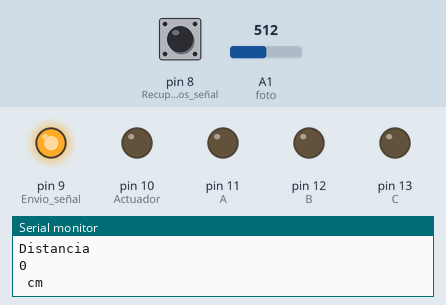
The sketch below on a simulated Arduino Uno, built with avr-gcc and run on an emulated ATmega328P. Parts: output pins drawn as LEDs (lit = HIGH), the last lines printed to the serial monitor. The test bench sets the inputs (shaded band); at power-on: A1 (foto) = 512, pin 8 (Recuperamos_señal) LOW.

Above: at 1.2 s.
1.3 s: A1 (foto) set to 306
At 4.0 s:
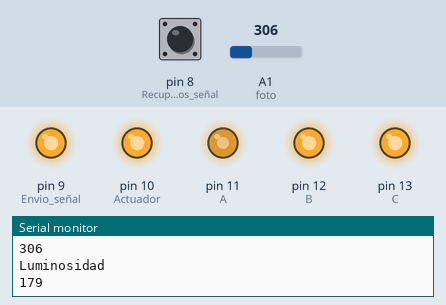
4.5 s: A1 (foto) set to 122
At 6.3 s:
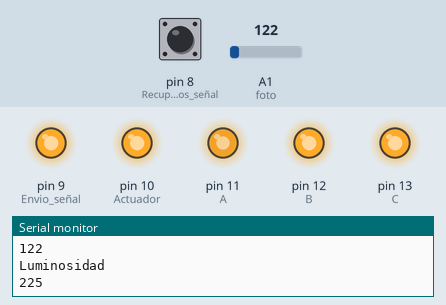
7.5 s: A1 (foto) set to 511
At 9.8 s:
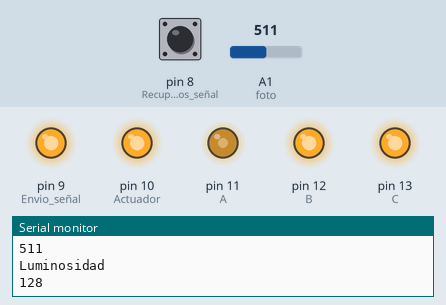
10.5 s: A1 (foto) set to 716
At 13.2 s:
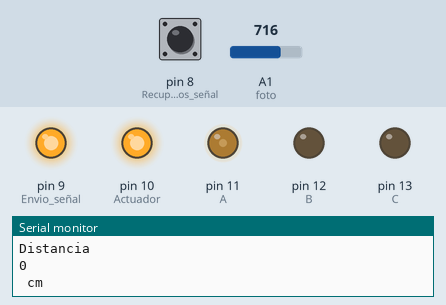
13.5 s: A1 (foto) set to 900
At 15.7 s:
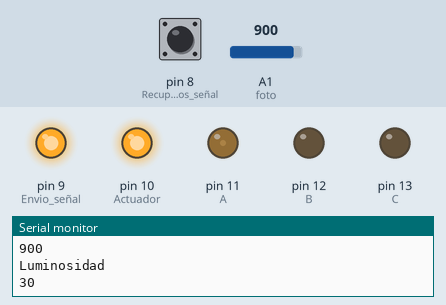
Timing chart, 0 to 17.2 s (numbered marks = the images above; inputs shaded):
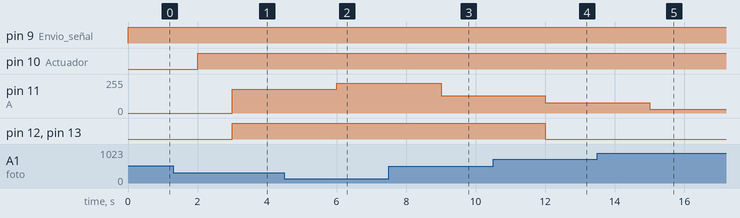

Measured:
- after the input at 1.3 s, pin 11 (A): 0/255 → 179/255 after 1.7 s; pin 12 (B), pin 13 (C): LOW → HIGH after 1.7 s
- after the input at 4.5 s, pin 11 (A): 179/255 → 225/255 after 1.5 s
- after the input at 7.5 s, pin 11 (A): 225/255 → 128/255 after 1.5 s
- after the input at 10.5 s, pin 11 (A): 128/255 → 76/255 after 1.5 s; pin 12 (B), pin 13 (C): HIGH → LOW after 1.5 s
- after the input at 13.5 s, pin 11 (A): 76/255 → 30/255 after 1.5 s

The sketch:

Fotodetection_Proximity.ino
```cpp
int A=11; //Sucesivos Leds//
int B=12;
int C=13;
int foto=1; //Fotoresistencia en el pin analogo A1//
int measure=0;
int light=0;
int distancia;
int tiempo;

void setup()
{
  {
  Serial.begin(9600);
  pinMode(9, OUTPUT); //Envio señal//
  pinMode(8, INPUT); //Recuperamos señal//
  pinMode(10,OUTPUT); //Actuador//
  pinMode(A,OUTPUT); //declaramos los leds como salidas//
  pinMode(B,OUTPUT);
  pinMode(C,OUTPUT);
 }
}

void loop()
{
   {
  digitalWrite(9,LOW);
  delayMicroseconds(5);
  digitalWrite(9, HIGH);
  delayMicroseconds(10);
  tiempo=pulseIn(8, HIGH); //Calcula el tiempo que tarda en llegar el pulso//
  distancia= int(0.017*tiempo); //Calculamos la distancia//
  Serial.println("Distancia ");
  Serial.println(distancia);
  Serial.println(" cm");
  delay(1000);
  {
    if (distancia < 100)
    digitalWrite(10, HIGH);
    if (distancia > 100)
    digitalWrite(10, LOW);
  }
  }
 measure=analogRead (foto); //lectura de la fotoresistencia//
 Serial.println("Lectura ");
 Serial.println(measure);
 delay (500); //determina tanto el tiempo de reaccion como la lectura de datos//
 light=(255-measure/4); //Para encender los leds con luminosidad el pin tras la resistencia, para lo contrario entre los dos componentes//
 Serial.println("Luminosidad ");
 Serial.println(light);
 delay (500);
 {
  analogWrite(A,light);
  analogWrite(B,light);
  analogWrite(C,light);
 }
}
```
